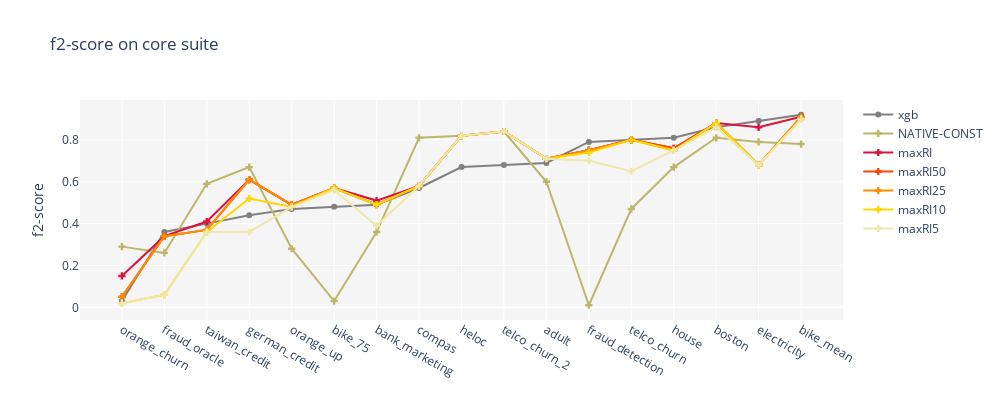

The cell this chart's notebook holds for it:
### Code cell
sorted_df = df_core_suite.sort_values('LENC-XGB_f2', ignore_index=True)
single_chart(pipelines=['LENC-XGB', 'NATIVE-CONST', 'maxRI', 'maxRI50', 'maxRI25', 'maxRI10', 'maxRI5'], metric='f2', df=sorted_df, df_long_name='core suite')

### Figure 1 — Plotly figure (JSON) as saved in the notebook; plotly's stock layout.template omitted (floating-point values rounded to 4 significant figures)
{"data": [{"line": {"color": "gray", "dash": "solid", "width": 2}, "marker": {"symbol": "circle"}, "mode": "markers+lines", "name": "xgb", "showlegend": true, "type": "scatter", "x": ["orange_churn", "fraud_oracle", "taiwan_credit", "german_credit", "orange_up", "bike_75", "bank_marketing", "compas", "heloc", "telco_churn_2", "adult", "fraud_detection", "telco_churn", "house", "boston", "electricity", "bike_mean"], "y": [0.03, 0.36, 0.4, 0.44, 0.47, 0.48, 0.49, 0.57, 0.67, 0.68, 0.69, 0.79, 0.8, 0.81, 0.86, 0.89, 0.92]}, {"line": {"color": "darkkhaki", "dash": "solid", "width": 2}, "marker": {"symbol": "cross"}, "mode": "markers+lines", "name": "NATIVE-CONST", "showlegend": true, "type": "scatter", "x": ["orange_churn", "fraud_oracle", "taiwan_credit", "german_credit", "orange_up", "bike_75", "bank_marketing", "compas", "heloc", "telco_churn_2", "adult", "fraud_detection", "telco_churn", "house", "boston", "electricity", "bike_mean"], "y": [0.29, 0.26, 0.59, 0.67, 0.28, 0.03, 0.36, 0.81, 0.82, 0.84, 0.6, 0.01, 0.47, 0.67, 0.81, 0.79, 0.78]}, {"line": {"color": "crimson", "dash": "solid", "width": 2}, "marker": {"symbol": "cross"}, "mode": "markers+lines", "name": "maxRI", "showlegend": true, "type": "scatter", "x": ["orange_churn", "fraud_oracle", "taiwan_credit", "german_credit", "orange_up", "bike_75", "bank_marketing", "compas", "heloc", "telco_churn_2", "adult", "fraud_detection", "telco_churn", "house", "boston", "electricity", "bike_mean"], "y": [0.15, 0.34, 0.41, 0.61, 0.49, 0.57, 0.51, 0.58, 0.82, 0.84, 0.71, 0.75, 0.8, 0.76, 0.88, 0.86, 0.91]}, {"line": {"color": "orangered", "dash": "solid", "width": 2}, "marker": {"symbol": "cross"}, "mode": "markers+lines", "name": "maxRI50", "showlegend": true, "type": "scatter", "x": ["orange_churn", "fraud_oracle", "taiwan_credit", "german_credit", "orange_up", "bike_75", "bank_marketing", "compas", "heloc", "telco_churn_2", "adult", "fraud_detection", "telco_churn", "house", "boston", "electricity", "bike_mean"], "y": [0.05, 0.34, 0.37, 0.61, 0.49, 0.57, 0.49, 0.58, 0.82, 0.84, 0.71, 0.75, 0.8, 0.76, 0.88, 0.68, 0.91]}, {"line": {"color": "darkorange", "dash": "solid", "width": 2}, "marker": {"symbol": "cross"}, "mode": "markers+lines", "name": "maxRI25", "showlegend": true, "type": "scatter", "x": ["orange_churn", "fraud_oracle", "taiwan_credit", "german_credit", "orange_up", "bike_75", "bank_marketing", "compas", "heloc", "telco_churn_2", "adult", "fraud_detection", "telco_churn", "house", "boston", "electricity", "bike_mean"], "y": [0.05, 0.34, 0.37, 0.61, 0.49, 0.57, 0.49, 0.58, 0.82, 0.84, 0.71, 0.75, 0.8, 0.75, 0.88, 0.68, 0.91]}, {"line": {"color": "gold", "dash": "solid", "width": 2}, "marker": {"symbol": "cross"}, "mode": "markers+lines", "name": "maxRI10", "showlegend": true, "type": "scatter", "x": ["orange_churn", "fraud_oracle", "taiwan_credit", "german_credit", "orange_up", "bike_75", "bank_marketing", "compas", "heloc", "telco_churn_2", "adult", "fraud_detection", "telco_churn", "house", "boston", "electricity", "bike_mean"], "y": [0.02, 0.06, 0.36, 0.52, 0.48, 0.57, 0.49, 0.58, 0.82, 0.84, 0.71, 0.74, 0.8, 0.75, 0.88, 0.68, 0.9]}, {"line": {"color": "palegoldenrod", "dash": "solid", "width": 2}, "marker": {"symbol": "cross"}, "mode": "markers+lines", "name": "maxRI5", "showlegend": true, "type": "scatter", "x": ["orange_churn", "fraud_oracle", "taiwan_credit", "german_credit", "orange_up", "bike_75", "bank_marketing", "compas", "heloc", "telco_churn_2", "adult", "fraud_detection", "telco_churn", "house", "boston", "electricity", "bike_mean"], "y": [0.02, 0.06, 0.36, 0.36, 0.48, 0.56, 0.39, 0.58, 0.82, 0.84, 0.71, 0.7, 0.65, 0.75, 0.86, 0.68, 0.9]}], "layout": {"height": 400, "plot_bgcolor": "whitesmoke", "title": {"text": "f2-score on core suite"}, "width": 1000, "yaxis": {"title": {"text": "f2-score"}}}}
